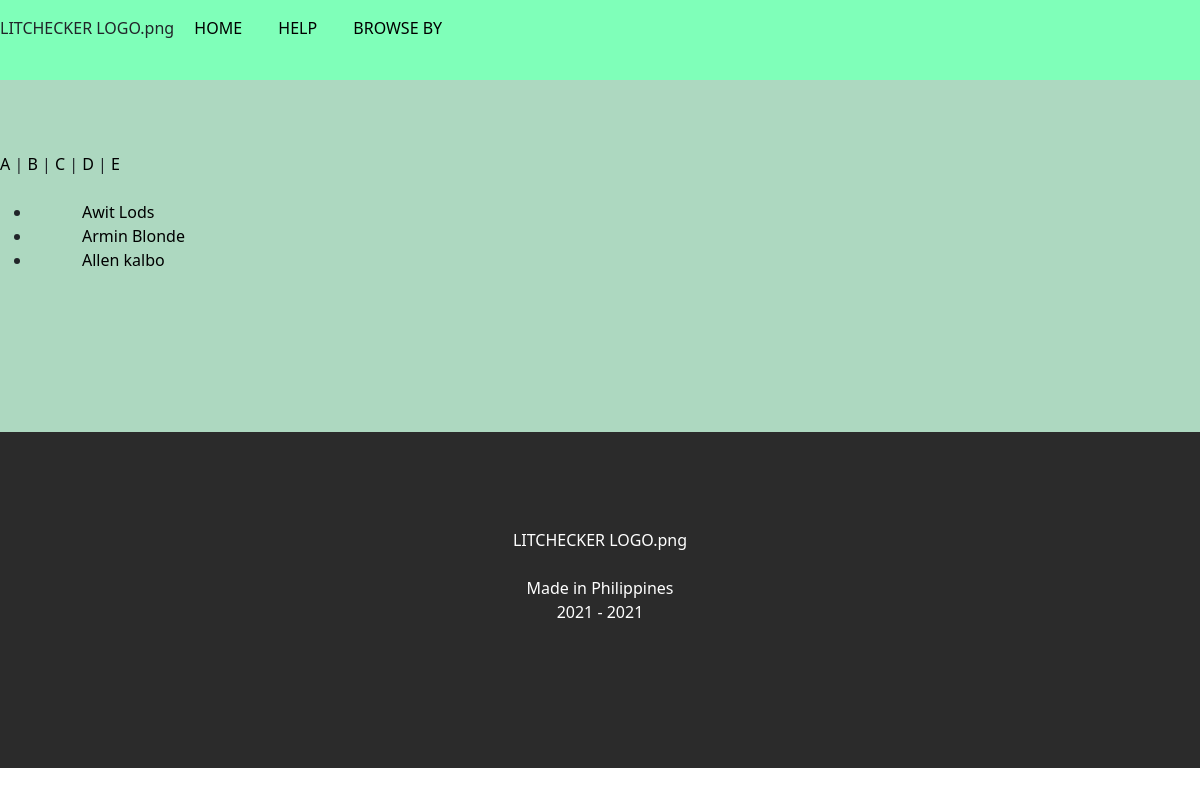
/authorlist.php, run on the app's committed database.
### tables this page shows
CREATE TABLE `literature` (
  `id` int(100) NOT NULL,
  `title` text DEFAULT NULL,
  `category` varchar(100) DEFAULT NULL,
  `type` varchar(100) DEFAULT NULL,
  `link` text DEFAULT NULL,
  `author_1` varchar(100) NOT NULL,
  `author_2` varchar(100) NOT NULL,
  `author_3` varchar(100) NOT NULL
);

### authorlist.php (the view, shortened to what this page needs)
<!DOCTYPE html>
<head>
    <link href="https://cdn.jsdelivr.net/npm/bootstrap@5.0.0-beta3/dist/css/bootstrap.min.css"
    rel="stylesheet">
     <link rel="stylesheet" href="css/index.css">
</head>
<body>
    <?php include 'menu_bar.php';?>
     <section class = "body">
    <br><br><br>
    <a href="authorlist.php?let=A"> A </a> |
    <a href="authorlist.php?let=B"> B </a> |
    <a href="authorlist.php?let=C"> C </a> |
    <a href="authorlist.php?let=D"> D </a> |
    <a href="authorlist.php?let=E"> E </a>
    <br><br>
        <?php
        $server = "localhost";
        $user ="root";
        $pass ="";
        $con=mysqli_connect($server,$user,$pass);
        $db="litcheck";
        mysqli_select_db($con,$db);
        if(isset($_GET['let']))
            $let = $_GET['let'];
        else
            $let='A';
        $sqlselect = mysqli_query($con,"select * from literature where author_1 like '$let%' ");
        $sqlselect3 = mysqli_query($con,"select * from literature where author_3 like '$let%' ");
        ?>
        <ul>
        <?php
            while ($results=mysqli_fetch_object($sqlselect)){
                echo "<li>";
                echo"<a href='results_by_author.php?let=$results->author_1'>";
                echo $results->author_1." ";
                echo "</a>";
                echo "</li>";
            }
             while ($results=mysqli_fetch_object($sqlselect3)){
                echo "<li>";
                echo"<a href='results_by_author.php?let=$results->author_3'>";
                echo $results->author_3." ";
                echo "</a>";
                echo "</li>";
            }
        ?>
        </ul>
    <br><br><br><br><br><br>
    </section>
    <?php include 'credits.php';?>
</body>
</html>

### css/index.css (style rules this page uses)
.body { text-indent: 50px; background-color: rgb(173, 216, 192); }
a { color: black; text-decoration: none; }

### data on the page
literature: author_1 "Awit Lods", author_3 "Allen kalbo"
literature: author_1 "Armin Blonde"
